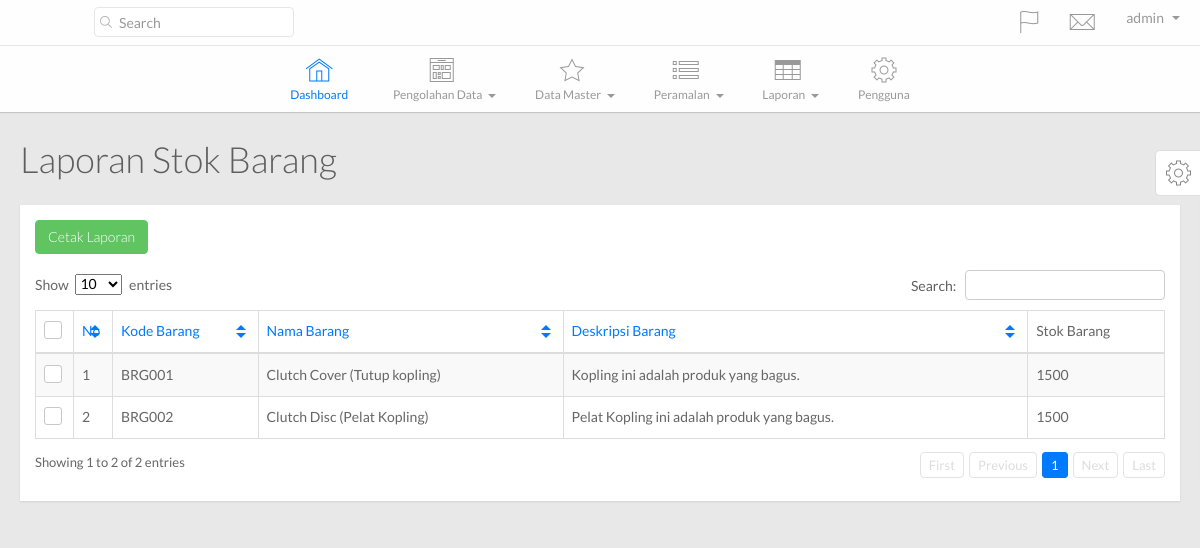
Page /main.php?hal=laporan_stok (signed in) on the earlier database version.
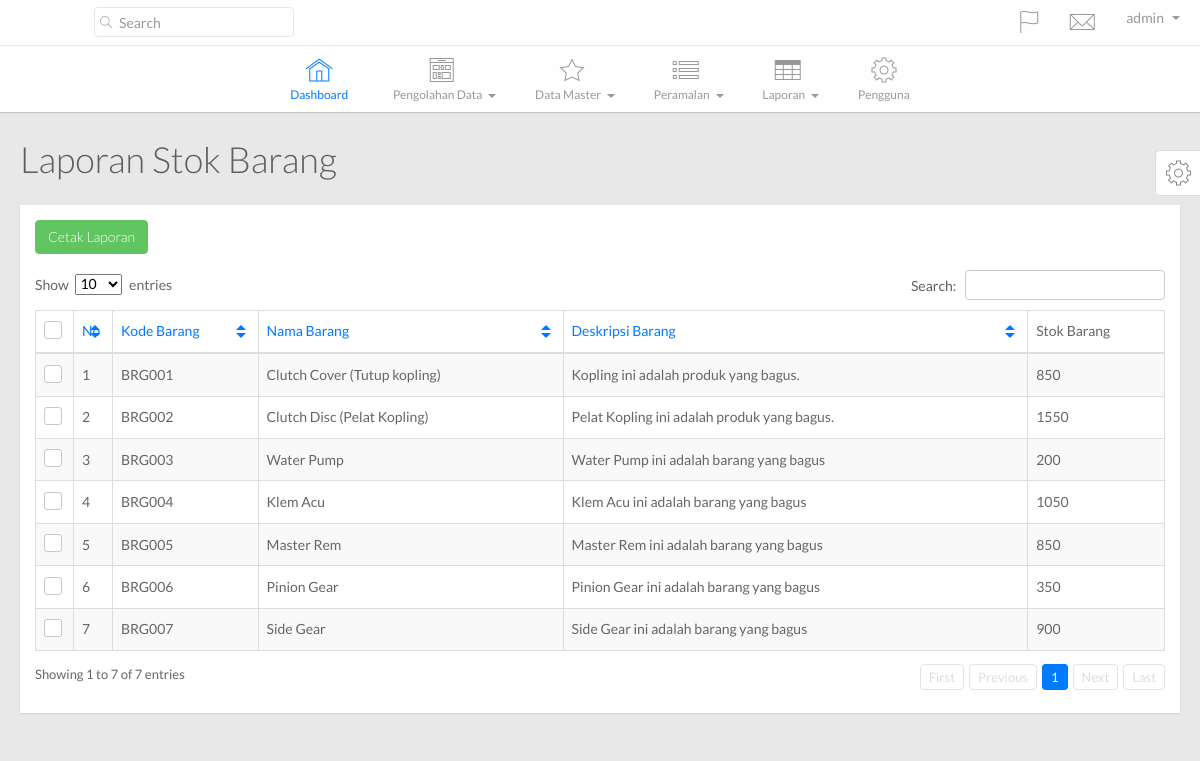
Same page on the later database version.
### tables this page shows
CREATE TABLE IF NOT EXISTS `tb_barang` (
  `kode_barang` varchar(30) NOT NULL,
  `nama_barang` varchar(75) NOT NULL,
  `deskripsi_barang` varchar(250) NOT NULL,
  `stok_barang` int(11) NOT NULL,
  `kode_admin` varchar(30) NOT NULL,
  `safety_stock` int(11) NOT NULL DEFAULT '0',
  PRIMARY KEY (`kode_barang`),
  KEY `kode_satuan` (`kode_admin`),
  KEY `admin_id` (`kode_admin`)
);

### config/SimplePDO.php (called while the page is built, shortened)
<?php
class SimplePDO {
    private $pdo = null;
    static $inst = null;
    static $settings = array(
        'host' => '',
        'user' => '',
        'password' => '',
        'database' => '',
        'results' => 'object',
        'charset' => 'utf8'
    );
    public function __construct()
    {
        $fetch_mode = ( self::$settings["results"] == 'object' ) ? PDO::FETCH_OBJ : PDO::FETCH_ASSOC;
        $options = array(
            PDO::ATTR_DEFAULT_FETCH_MODE => $fetch_mode,
            PDO::ATTR_ERRMODE => PDO::ERRMODE_EXCEPTION,
            PDO::MYSQL_ATTR_INIT_COMMAND => "SET NAMES ".self::$settings["charset"],
            PDO::ATTR_EMULATE_PREPARES => false
        );
        $dsn = 'mysql:dbname='.self::$settings["database"].';host='.self::$settings["host"].';charset='.self::$settings["charset"];
        try {
            $this->pdo = new PDO( $dsn, self::$settings["user"], self::$settings["password"], $options );
        } catch( PDOException $e ) {
            trigger_error( $e->getMessage() );
        }
    }
    public function query( $query, $bindings = array(), $internal_call = false )
    {
        try {
            $this->c_query = $this->pdo->prepare( $query );
            if( empty( $bindings ) )
            {
                $this->c_query->execute();
            }
            else
            {
                $this->c_query->execute( (array)$bindings );
            }
            if( $internal_call === true )
            {
                return $this->c_query;
            }
            elseif( $this->c_query && $this->lastid() )
            {
                return $this->lastid();
            }
            else
            {
                return false;
            }
        } catch( PDOException $e ) {
            trigger_error( $e->getMessage() );
        }
    }
    public function get_results( $query, $bindings = array() )
    {
        $this->c_query = $this->query( $query, $bindings, true );
        if( $this->c_query )
        {
            return $this->c_query->fetchAll();
        }
        else
        {
            return false;
        }
    }
    static function getInstance()
    {
        if( self::$inst == null )
        {
            self::$inst = new SimplePDO();
        }
        return self::$inst;
    }
    static function set_options( $array = array() )
    {
        if( !empty( $array ) )
        {
            foreach( $array as $k => $v )
            {
                if( isset( self::$settings[$k] ) )
                {
                    self::$settings[$k] = $v;
                }
            }
        }
    }
}

### template/laporan_stok.php (the view)
<?php $database = SimplePDO::getInstance();
      $query = $database->get_results( "SELECT * FROM tb_barang" );?>
        <div class="page-title">
          <h1>
            Laporan Stok Barang
          </h1>
        </div>
        <div class="row">
          <div class="col-lg-12">
            <div class="widget-container fluid-height clearfix">
              <div class="heading">
              	<a class="btn btn-success" href="template/doc_stok.php" target="_blank">Cetak Laporan</a>
              </div>
              <div class="widget-content padded clearfix">
                <table class="table table-bordered table-striped" id="dataTable1">
                  <thead>
                    <th class="check-header hidden-xs">
                      <label><input id="checkAll" name="checkAll" type="checkbox"/><span></span></label>
                    </th>
                    <th>
                      No
                    </th>
                    <th>
                      Kode Barang
                    </th>
                    <th class="hidden-xs">
                      Nama Barang
                    </th>
                    <th class="hidden-xs">
                      Deskripsi Barang
                    </th>
                    <th class="hidden-xs">
                      Stok Barang
                    </th>
                  </thead>
                  <tbody>
             <?php $i = 1; foreach($query as $row ){?>
                    <tr>
                      <td class="check hidden-xs">
                        <label><input name="optionsRadios1" type="checkbox" value="<?php echo $row->kode_barang;?>"/><span></span></label>
                      </td>
                      <td>
                          <?php echo $i;?>
                      </td>
                      <td>
                        <?php echo $row->kode_barang;?>
                      </td>
                      <td>
                        <?php echo $row->nama_barang;?>
                      </td>
                      <td class="hidden-xs">
                        <?php echo $row->deskripsi_barang;?>
                      </td>
                      <td class="hidden-xs">
                        <?php echo $row->stok_barang;?>
                      </td>
                    </tr>
              <?php $i++; }?>
                  </tbody>
                </table>
              </div>
            </div>
          </div>
        </div>

### main.php (shortened to what this page needs)
<!DOCTYPE html>
<html>
<head>
	<?php include"template/header.php"; ?>
  </head>
  <body class="page-header-fixed bg-1">
    <div class="modal-shiftfix">
      <div class="navbar navbar-fixed-top scroll-hide">
		<?php include"template/top_navbar.php"?>
      </div>
      <div class="container-fluid main-content">
      	<?php if(file_exists('template/'.$_GET['hal'].'.php')){include"template/".$_GET['hal'].".php";}else{header('location:404.html');}?>
      </div>
    </div>
    <div class="style-selector">
      <div class="style-selector-container">
        <div class="style-toggle closed">
          <span aria-hidden="true" class="se7en-gear"></span>
        </div>
      </div>
    </div>
  </body>
</html>

### template/header.php (shortened to what this page needs)
<link href="stylesheets/bootstrap.min.css" media="all" rel="stylesheet" type="text/css" />
<link href="stylesheets/font-awesome.min.css" media="all" rel="stylesheet" type="text/css" />
<link href="stylesheets/se7en-font.css" media="all" rel="stylesheet" type="text/css" />
<link href="stylesheets/isotope.css" media="all" rel="stylesheet" type="text/css" />
<link href="stylesheets/jquery.fancybox.css" media="all" rel="stylesheet" type="text/css" />
<link href="stylesheets/select2.css" media="all" rel="stylesheet" type="text/css" />
<link href="stylesheets/morris.css" media="all" rel="stylesheet" type="text/css" />
<link href="stylesheets/datatables.css" media="all" rel="stylesheet" type="text/css" />
<link href="stylesheets/datepicker.css" media="all" rel="stylesheet" type="text/css" />
<link href="stylesheets/timepicker.css" media="all" rel="stylesheet" type="text/css" />
<link href="stylesheets/bootstrap-switch.css" media="all" rel="stylesheet" type="text/css" />
<link href="stylesheets/bootstrap-editable.css" media="all" rel="stylesheet" type="text/css" />
<link href="stylesheets/daterange-picker.css" media="all" rel="stylesheet" type="text/css" />
<link href="stylesheets/typeahead.css" media="all" rel="stylesheet" type="text/css" />
<link href="stylesheets/ladda-themeless.min.css" media="all" rel="stylesheet" type="text/css" />
<link href="stylesheets/social-buttons.css" media="all" rel="stylesheet" type="text/css" />
<link href="stylesheets/pygments.css" media="all" rel="stylesheet" type="text/css" />
<link href="stylesheets/style.css" media="all" rel="stylesheet" type="text/css" />
<link href="stylesheets/color/green.css" media="all" rel="alternate stylesheet" title="green-theme" type="text/css" />
<link href="stylesheets/color/orange.css" media="all" rel="alternate stylesheet" title="orange-theme" type="text/css" />
<link href="stylesheets/color/magenta.css" media="all" rel="alternate stylesheet" title="magenta-theme" type="text/css" />
<link href="stylesheets/color/gray.css" media="all" rel="alternate stylesheet" title="gray-theme" type="text/css" />
<link href="stylesheets/jquery.fileupload-ui.css" media="screen" rel="stylesheet" type="text/css" />
<link href="stylesheets/dropzone.css" media="screen" rel="stylesheet" type="text/css" />

### template/top_navbar.php (shortened to what this page needs)
<?php $role = $_SESSION['level'];
$nav = 0;
if ($role == "gudang"){
  $nav = 2;
}else if($role == "distribusi"){
  $nav = 1;
}else{
  $nav = 0;
}?>
<div class="container-fluid top-bar">
  <div class="pull-right">
    <ul class="nav navbar-nav pull-right">
      <li class="dropdown notifications hidden-xs">
        <a class="dropdown-toggle" data-toggle="dropdown" href="#"><span aria-hidden="true" class="se7en-flag"></span>
        </a>
      </li>
      <li class="dropdown messages hidden-xs">
        <a class="dropdown-toggle" data-toggle="dropdown" href="#"><span aria-hidden="true" class="se7en-envelope"></span>
        </a>
      </li>
      <li class="dropdown user hidden-xs"><a data-toggle="dropdown" class="dropdown-toggle" href="#">
        <?php echo $_SESSION['username'];?><b class="caret"></b></a>
      </li>
    </ul>
  </div>
  <button class="navbar-toggle"><span class="icon-bar"></span><span class="icon-bar"></span><span class="icon-bar"></span></button><a class="logo" href="main.php?hal=home">Inventory</a>
  <form class="navbar-form form-inline col-lg-2 hidden-xs">
    <input class="form-control" placeholder="Search" type="text">
  </form>
</div>
<div class="container-fluid main-nav clearfix">
  <div class="nav-collapse">
    <ul class="nav">
      <li>
        <a class="current" href="main.php?hal=home"><span aria-hidden="true" class="se7en-home"></span>Dashboard</a>
      </li>
      <li><a data-toggle="dropdown" href="#">
        <span aria-hidden="true" class="se7en-feed"></span>Pengolahan Data<b class="caret"></b></a>
      </li>
      <?php if($nav == 0){?>
      <li class="dropdown"><a data-toggle="dropdown" href="#">
        <span aria-hidden="true" class="se7en-star"></span>Data Master<b class="caret"></b></a>
      </li>
      <?php }?>
      <?php if($nav == 0 or $nav == 2){?>
      <li class="dropdown"><a data-toggle="dropdown" href="#">
        <span aria-hidden="true" class="se7en-forms"></span>Peramalan<b class="caret"></b></a>
      </li>
      <?php }?>
      <li class="dropdown"><a data-toggle="dropdown" href="#">
        <span aria-hidden="true" class="se7en-tables"></span>Laporan<b class="caret"></b></a>
      </li>
    <?php if($nav == 0){?>
     <li><a href="main.php?hal=daftar_user">
        <span aria-hidden="true" class="se7en-gear"></span>Pengguna</a>
     </li>
    <?php }?>
  </ul>
  </div>
</div>

### stylesheets/datatables.css (style rules this page uses)
table.dataTable { clear:both; margin-bottom: 10px; }

### stylesheets/color/green.css (style rules this page uses)
a { color: #60c560; }
.navbar .container-fluid.main-nav .nav-collapse .nav > li a.current span { color: #60c560; }
.navbar .container-fluid.main-nav .nav-collapse .nav > li > a.current { color: #60c560; }
.widget-container .heading { color: #60c560; }
.dataTable th.sorting { color: #60c560; }
.dataTable th.sorting:after { border-top: 5px solid #60c560; }
.dataTable th.sorting:before { border-bottom: 5px solid #60c560; }

### stylesheets/color/orange.css (style rules this page uses)
a { color: #f0ad4e; }
.navbar .container-fluid.main-nav .nav-collapse .nav > li a.current span { color: #f0ad4e; }
.navbar .container-fluid.main-nav .nav-collapse .nav > li > a.current { color: #f0ad4e; }
.widget-container .heading { color: #f0ad4e; }
.dataTable th.sorting { color: #f0ad4e; }
.dataTable th.sorting:after { border-top: 5px solid #f0ad4e; }
.dataTable th.sorting:before { border-bottom: 5px solid #f0ad4e; }

### stylesheets/color/magenta.css (style rules this page uses)
a { color: #c741c9; }
.navbar .container-fluid.main-nav .nav-collapse .nav > li a.current span { color: #c741c9; }
.navbar .container-fluid.main-nav .nav-collapse .nav > li > a.current { color: #c741c9; }
.widget-container .heading { color: #c741c9; }
.dataTable th.sorting { color: #c741c9; }
.dataTable th.sorting:after { border-top: 5px solid #c741c9; }
.dataTable th.sorting:before { border-bottom: 5px solid #c741c9; }

### stylesheets/color/gray.css (style rules this page uses)
a { color: #999999; }
.navbar .container-fluid.main-nav .nav-collapse .nav > li a.current span { color: #333; }
.navbar .container-fluid.main-nav .nav-collapse .nav > li > a.current { color: #333; }
.widget-container .heading { color: #999999; }
.dataTable th.sorting { color: #999999; }
.dataTable th.sorting:after { border-top: 5px solid #999999; }
.dataTable th.sorting:before { border-bottom: 5px solid #999999; }

Differences in the rows shown:
changed tb_barang "BRG001": stok_barang "1500" → "850"
changed tb_barang "BRG002": stok_barang "1500" → "1550"
added tb_barang: kode_barang "BRG003", nama_barang "Water Pump", deskripsi_barang "Water Pump ini adalah barang yang bagus", stok_barang "200"
added tb_barang: kode_barang "BRG004", nama_barang "Klem Acu", deskripsi_barang "Klem Acu ini adalah barang yang bagus", stok_barang "1050"
added tb_barang: kode_barang "BRG005", nama_barang "Master Rem", deskripsi_barang "Master Rem ini adalah barang yang bagus", stok_barang "850"
added tb_barang: kode_barang "BRG006", nama_barang "Pinion Gear", deskripsi_barang "Pinion Gear ini adalah barang yang bagus", stok_barang "350"
added tb_barang: kode_barang "BRG007", nama_barang "Side Gear", deskripsi_barang "Side Gear ini adalah barang yang bagus", stok_barang "900"
Other differences:
text written by a page script: "Show entries Search: Showing 1 to 2 of 2 entries First Previous 1 Next Last" → "Show entries Search: Showing 1 to 7 of 7 entries First Previous 1 Next Last"
